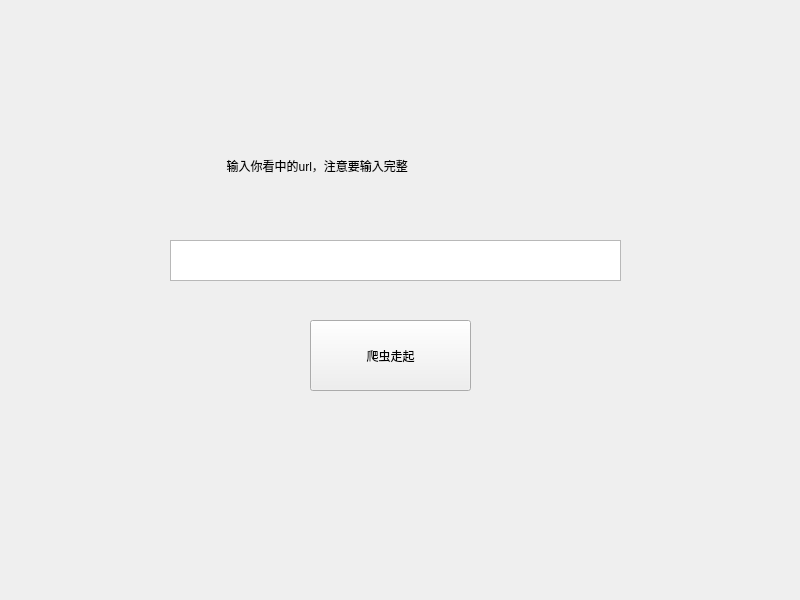
<?xml version="1.0" encoding="UTF-8"?>
<ui version="4.0">
 <class>MainWindow</class>
 <widget class="QMainWindow" name="MainWindow">
  <property name="geometry">
   <rect>
    <x>0</x>
    <y>0</y>
    <width>800</width>
    <height>600</height>
   </rect>
  </property>
  <property name="windowTitle">
   <string>MainWindow</string>
  </property>
  <widget class="QWidget" name="centralwidget">
   <widget class="QTextEdit" name="textEdit">
    <property name="geometry">
     <rect>
      <x>170</x>
      <y>240</y>
      <width>451</width>
      <height>41</height>
     </rect>
    </property>
   </widget>
   <widget class="QPushButton" name="pushButton">
    <property name="geometry">
     <rect>
      <x>310</x>
      <y>320</y>
      <width>161</width>
      <height>71</height>
     </rect>
    </property>
    <property name="styleSheet">
     <string notr="true">font: 20pt &quot;华文行楷&quot;;</string>
    </property>
    <property name="text">
     <string>爬虫走起</string>
    </property>
   </widget>
   <widget class="QLabel" name="label">
    <property name="geometry">
     <rect>
      <x>190</x>
      <y>130</y>
      <width>421</width>
      <height>71</height>
     </rect>
    </property>
    <property name="styleSheet">
     <string notr="true">font: 9pt &quot;隶书&quot;;</string>
    </property>
    <property name="text">
     <string>           输入你看中的url，注意要输入完整</string>
    </property>
   </widget>
  </widget>
  <widget class="QMenuBar" name="menubar">
   <property name="geometry">
    <rect>
     <x>0</x>
     <y>0</y>
     <width>800</width>
     <height>23</height>
    </rect>
   </property>
  </widget>
 </widget>
 <resources/>
 <connections/>
 <slots>
  <slot>spider_onepage()</slot>
 </slots>
</ui>
